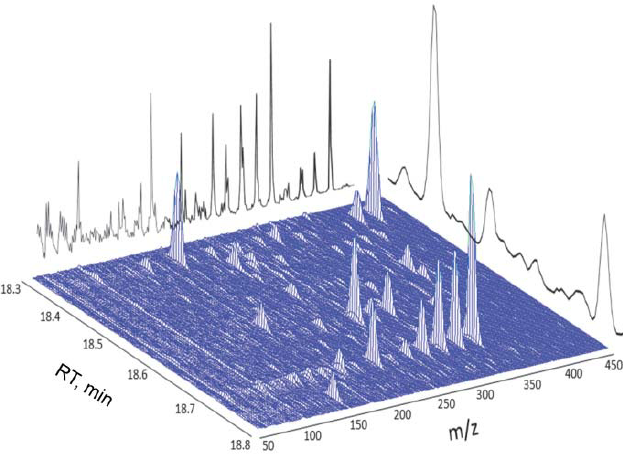
#> input picture figs/gc-ms-original.png, 623 x 454 px
$ python -i style.py   (imports and definitions only)
#> lines starting #> are read from the running program, lines starting #| are printed output that depends on the picture; after the words box and inside, x2 and y2 are one past the last pixel; in counts of white or black regions, pixels touching at a corner belong together
"""
Shared sizing/cropping for figs/generate_*.py, so new figures don't repeat the
whitespace and tiny-font mistakes reviewer comments kept flagging (R1.19,
R1.32, R1.41): every one of those turned out to be either (a) font sizes left
at Matplotlib's ~8-11pt default, illegible once shrunk to fit a two-column
page, or (b) dead margin left by `bbox_inches="tight"`, which computes an
inflated bounding box for 3D axes and doesn't account for post-hoc cropping
needs on 2D ones either.

Import the constants below instead of inventing new ones per script, and
call `crop_to_content` after `savefig` for any figure with a 3D axes or
otherwise-unreliable tight-bbox (dense scatter/surface plots).
"""

from __future__ import annotations

from pathlib import Path

import matplotlib
import numpy as np

# Matplotlib's default PDF font embedding (Type 3 / "pdf.fonttype" 3) draws
# each glyph as a tiny vector program rather than embedding real font
# outlines. Many PDF consumers -- Word's PDF-to-DOCX import among them --
# can't parse Type 3 fonts and fail outright on a page that uses one. Type 42
# (TrueType) embeds real outlines and is readable everywhere a Type 1 font
# is. Set this before any figure is created so it applies to every
# generate_*.py and the saliency script that import this module.
matplotlib.rcParams["pdf.fonttype"] = 42
matplotlib.rcParams["ps.fonttype"] = 42

# Chosen so text reads clearly at the figure's final printed size (a
# \linewidth or \textwidth figure in a two-column IEEE paper, i.e. roughly
# 1/2 to 1 page width) -- not Matplotlib's defaults, which read fine on
# screen at the figure's native pixel size but shrink to near-illegible once
# placed in the paper. Tune per figure only if it's visibly cramped at this
# size; don't drop below these without a reason.
FS_TITLE = 16
FS_LABEL = 14
FS_TICK = 12
FS_NOTE = 11


def crop_to_content(path: str | Path, pad: int = 10, threshold: int = 250) -> None:
    """Crop a saved raster figure to its actual content, removing the dead
    margin `bbox_inches="tight"` leaves behind.

    For an image with an alpha channel (`savefig(..., transparent=True)`),
    crops to the non-transparent region -- this is the reliable fix for 3D
    axes, whose `get_tightbbox` includes a lot of empty space around the
    plotted surface regardless of view angle.

    For an opaque image, crops to content by treating all-but-near-white
    pixels as background; `threshold` (0-255) is how close to white (255)
    still counts as background. Use this when transparency isn't an option
    (e.g. multiple subplots sharing one background, like a subplot grid).
    """
#> called with path = 'gc-ms-original.png', pad = 10, threshold = 250
    from PIL import Image

    img = Image.open(path)
#> img is the input picture: PIL image 623x454 RGB; mean R, G, B 212.9, 215.2, 231.2
    has_alpha = img.mode in ("RGBA", "LA") or (img.mode == "P" and "transparency" in img.info)
#> has_alpha = False
    if has_alpha:
        arr = np.array(img.convert("RGBA"))
        mask = arr[:, :, 3] > 0
    else:
        arr = np.array(img.convert("RGB"))
        mask = (arr < threshold).any(axis=2)
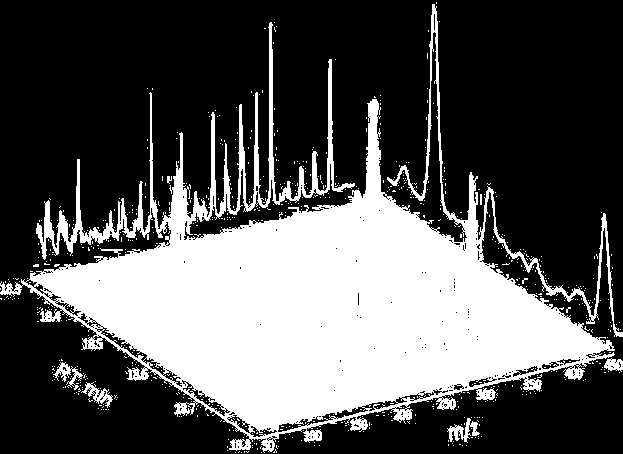
#> mask: shape (454, 623) bool; 33.7% white; 698 white regions (691 under 20 px), largest, box (x1, y1, x2, y2) and area: (0, 4, 623, 453) 93123, (447, 418, 480, 443) 335, (81, 382, 113, 408) 282

    rows, cols = np.where(mask.any(axis=1))[0], np.where(mask.any(axis=0))[0]
#> rows = 451 values from 2 to 452; cols = 623 values from 0 to 622
    if len(rows) == 0 or len(cols) == 0:
        return  # fully blank image: nothing sensible to crop to
    top, bottom = max(rows.min() - pad, 0), min(rows.max() + pad, arr.shape[0])
#> top = 0; bottom = 454
    left, right = max(cols.min() - pad, 0), min(cols.max() + pad, arr.shape[1])
#> left = 0; right = 623
    img.crop((left, top, right, bottom)).save(path)


# [54 lines left out: function crop_pdf_to_content, not called in this run]

>>> result = crop_to_content('gc-ms-original.png')

$ run again, on figs/causal-to-symmetric.png
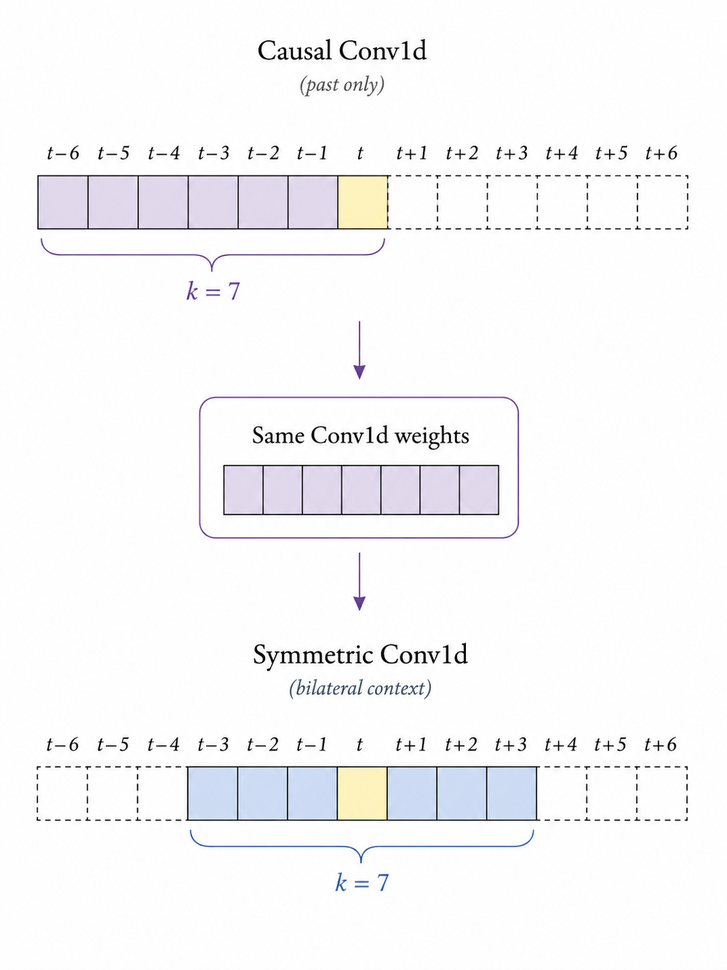
#> input picture figs/causal-to-symmetric.png, 727 x 970 px, shrunk from 1086 x 1448 before the run
#> in crop_to_content, img is the input picture: PIL image 727x970 RGB; mean R, G, B 247.4, 247.2, 248.5
#> has_alpha = False
#> in crop_to_content, `mask = (arr < threshold).any(axis=2)`:
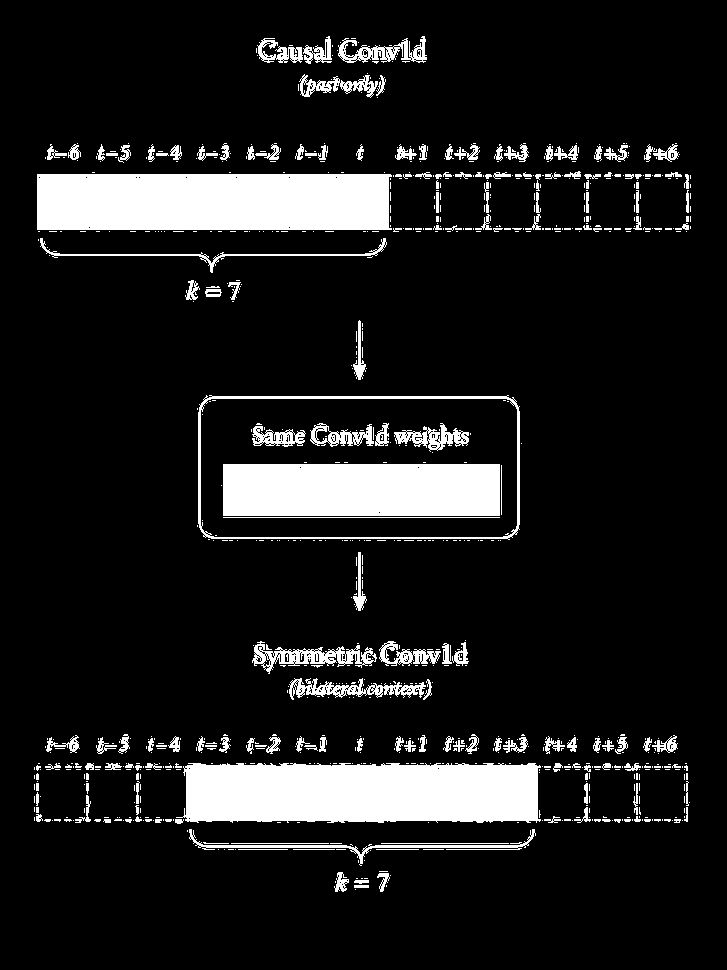
#> mask: shape (970, 727) bool; 11.5% white; 874 white regions (696 under 20 px), largest, box (x1, y1, x2, y2) and area: (176, 763, 541, 823) 20140, (37, 174, 392, 230) 19716, (223, 464, 500, 516) 14401
#> rows = 650 values from 36 to 891; cols = 655 values from 34 to 690
#> top = 26; bottom = 901
#> left = 24; right = 700
#> in crop_to_content, `img.crop((left, top, right, bottom)).save(path)`:
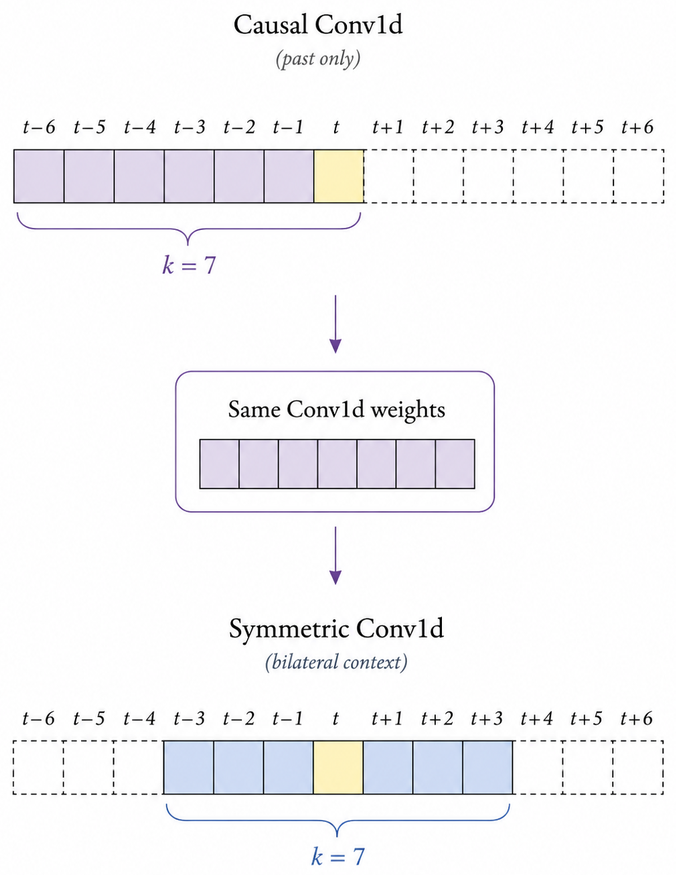
#> saved as causal-to-symmetric.png: PIL image 676x875 RGB; mean R, G, B 246.1, 245.8, 247.4
